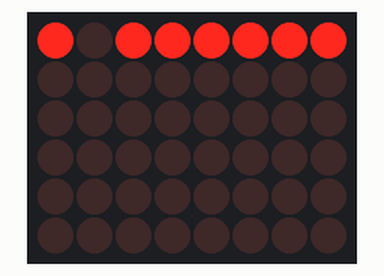
This sketch was run on a simulated Arduino Uno, built with avr-gcc and run on an emulated ATmega328P. Shown: 8×6 LED matrix. Wiring (inferred from the names in the program): LED matrix (orientation assumed): rows pin 12, pin 13, A0, A1, A2, A3; columns pin 2, pin 3, pin 4, pin 5, pin 6, pin 7, pin 8, pin 9.

Above: at 5.45 s.
At 7.71 s:
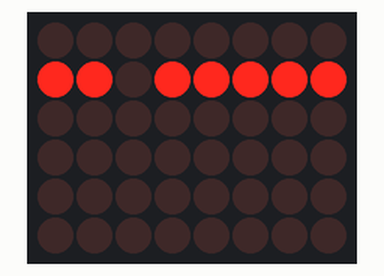
At 10.21 s:
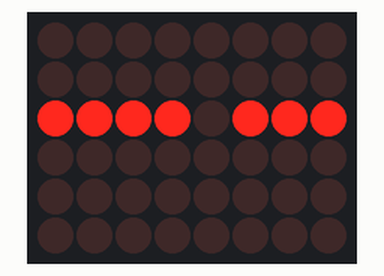
At 14.73 s:
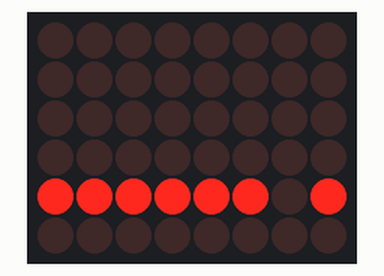
At 24.25 s:
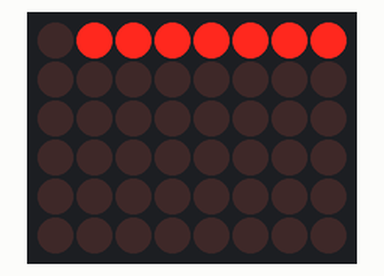
At 36.03 s:
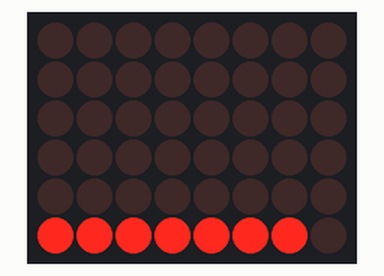

The sketch:

led_matrix_64.ino
```cpp
// ------------------------------ // 8x8 LED Matrix Test // 1088BS (Common Anode) // ------------------------------
const uint8_t ROWS = 8;
const uint8_t COLS = 8;

// Row pins (Anodes)
const uint8_t rowPins[ROWS] = { 10, 11, 12, 13, A0, A1, A2, A3 };
// Column pins (Cathodes)
const uint8_t colPins[COLS] = { 2, 3, 4, 5, 6, 7, 8, 9 };
// Refresh one LED for the specified time

void lightSingleLed(uint8_t row, uint8_t col, unsigned long durationMs) {
  unsigned long start = millis();
  while (millis() - start < durationMs) {
    // Disable everything
    for (int i = 0; i < ROWS; i++) digitalWrite(rowPins[i], LOW);
    for (int i = 0; i < COLS; i++) digitalWrite(colPins[i], HIGH);
    // Enable desired LED
    digitalWrite(rowPins[row], HIGH);
    digitalWrite(colPins[col], LOW);
    delay(2);
  }
}

// Refresh all LEDs simultaneously
void lightAll(unsigned long durationMs) {
  unsigned long start = millis();
  while (millis() - start < durationMs) {
    for (int r = 0; r < ROWS; r++) {
      // Disable all rows
      for (int i = 0; i < ROWS; i++) digitalWrite(rowPins[i], LOW);
      // Turn every column ON
      for (int c = 0; c < COLS; c++) digitalWrite(colPins[c], LOW);
      // Enable current row
      digitalWrite(rowPins[r], HIGH);
      delay(2);
    }
  }
}

// Turn everything off
void allOff() {
  for (int r = 0; r < ROWS; r++) digitalWrite(rowPins[r], LOW);
  for (int c = 0; c < COLS; c++) digitalWrite(colPins[c], HIGH);
}

void setup() {
  for (int i = 0; i < ROWS; i++) pinMode(rowPins[i], OUTPUT);
  for (int i = 0; i < COLS; i++) pinMode(colPins[i], OUTPUT);
  allOff();
}

void loop() {
  // 1. All LEDs ON for 1 second
  lightAll(1000);
  // 2. Scan every LED
  for (int r = 0; r < ROWS; r++) {
    for (int c = 0; c < COLS; c++) {
      lightSingleLed(r, c, 250);
      // 250 ms each LED
    }
  }
  // 3. All OFF for 2 seconds
  allOff();
  delay(2000);
}
```
